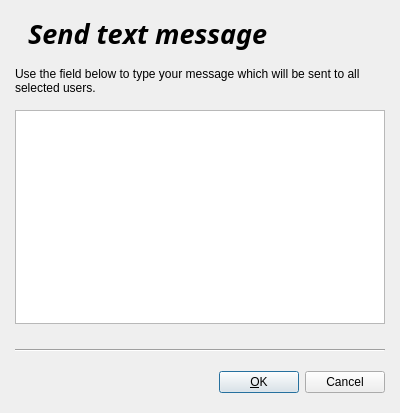
<ui version="4.0" >
 <author>Tobias Doerffel</author>
 <class>TextMessage</class>
 <widget class="QDialog" name="textMessage" >
  <property name="geometry" >
   <rect>
    <x>0</x>
    <y>0</y>
    <width>400</width>
    <height>413</height>
   </rect>
  </property>
  <property name="windowTitle" >
   <string>Send text message</string>
  </property>
  <property name="windowIcon" >
   <iconset resource="../italc.qrc" >:/resources/text_message_48.png</iconset>
  </property>
  <layout class="QVBoxLayout" >
   <property name="margin" >
    <number>15</number>
   </property>
   <property name="spacing" >
    <number>15</number>
   </property>
   <item>
    <layout class="QHBoxLayout" >
     <property name="margin" >
      <number>0</number>
     </property>
     <property name="spacing" >
      <number>6</number>
     </property>
     <item>
      <widget class="QLabel" name="label" >
       <property name="text" >
        <string/>
       </property>
       <property name="pixmap" >
        <pixmap resource="../italc.qrc" >:/resources/text_message_48.png</pixmap>
       </property>
      </widget>
     </item>
     <item>
      <widget class="QLabel" name="label_2" >
       <property name="text" >
        <string>&lt;html>&lt;head>&lt;meta name="qrichtext" content="1" />&lt;/head>&lt;body style=" white-space: pre-wrap; font-family:Sans Serif; font-size:9pt; font-weight:400; font-style:normal; text-decoration:none;">&lt;p style=" margin-top:0px; margin-bottom:0px; margin-left:0px; margin-right:0px; -qt-block-indent:0; text-indent:0px;">&lt;span style=" font-size:20pt; font-weight:600; font-style:italic;">Send text message&lt;/span>&lt;/p>&lt;/body>&lt;/html></string>
       </property>
      </widget>
     </item>
     <item>
      <spacer>
       <property name="orientation" >
        <enum>Qt::Horizontal</enum>
       </property>
       <property name="sizeHint" >
        <size>
         <width>40</width>
         <height>20</height>
        </size>
       </property>
      </spacer>
     </item>
    </layout>
   </item>
   <item>
    <widget class="QLabel" name="label_3" >
     <property name="text" >
      <string>Use the field below to type your message which will be sent to all selected users.</string>
     </property>
     <property name="wordWrap" >
      <bool>true</bool>
     </property>
    </widget>
   </item>
   <item>
    <widget class="QTextEdit" name="textEdit" />
   </item>
   <item>
    <spacer>
     <property name="orientation" >
      <enum>Qt::Vertical</enum>
     </property>
     <property name="sizeType" >
      <enum>QSizePolicy::Fixed</enum>
     </property>
     <property name="sizeHint" >
      <size>
       <width>20</width>
       <height>10</height>
      </size>
     </property>
    </spacer>
   </item>
   <item>
    <widget class="Line" name="line" >
     <property name="orientation" >
      <enum>Qt::Horizontal</enum>
     </property>
    </widget>
   </item>
   <item>
    <layout class="QHBoxLayout" >
     <property name="margin" >
      <number>0</number>
     </property>
     <property name="spacing" >
      <number>6</number>
     </property>
     <item>
      <spacer>
       <property name="orientation" >
        <enum>Qt::Horizontal</enum>
       </property>
       <property name="sizeHint" >
        <size>
         <width>131</width>
         <height>31</height>
        </size>
       </property>
      </spacer>
     </item>
     <item>
      <widget class="QPushButton" name="okButton" >
       <property name="text" >
        <string>&amp;OK</string>
       </property>
       <property name="icon" >
        <iconset resource="../italc.qrc" >:/resources/apply.png</iconset>
       </property>
       <property name="shortcut" >
        <string>Ctrl+Enter</string>
       </property>
      </widget>
     </item>
     <item>
      <widget class="QPushButton" name="cancelButton" >
       <property name="text" >
        <string>Cancel</string>
       </property>
       <property name="icon" >
        <iconset resource="../italc.qrc" >:/resources/cancel.png</iconset>
       </property>
       <property name="shortcut" >
        <string>Esc</string>
       </property>
      </widget>
     </item>
    </layout>
   </item>
  </layout>
 </widget>
 <resources>
  <include location="../italc.qrc" />
 </resources>
 <connections>
  <connection>
   <sender>okButton</sender>
   <signal>clicked()</signal>
   <receiver>textMessage</receiver>
   <slot>accept()</slot>
   <hints>
    <hint type="sourcelabel" >
     <x>278</x>
     <y>253</y>
    </hint>
    <hint type="destinationlabel" >
     <x>96</x>
     <y>254</y>
    </hint>
   </hints>
  </connection>
  <connection>
   <sender>cancelButton</sender>
   <signal>clicked()</signal>
   <receiver>textMessage</receiver>
   <slot>reject()</slot>
   <hints>
    <hint type="sourcelabel" >
     <x>369</x>
     <y>253</y>
    </hint>
    <hint type="destinationlabel" >
     <x>179</x>
     <y>282</y>
    </hint>
   </hints>
  </connection>
 </connections>
</ui>
